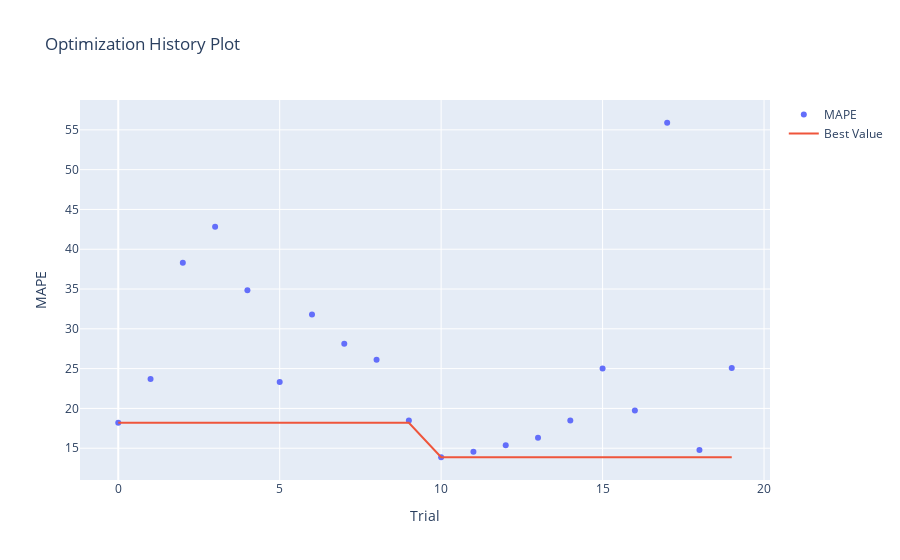

Write notebook code for a chart like this one.
### Markdown cell above
Построим график истории оптимизации - он отображает количество испытаний на оси Х и метрику на оси Y.

### Code cell
optuna.visualization.plot_optimization_history(study, target_name="MAPE")

### Figure 1 — Plotly figure (JSON) as saved in the notebook; plotly's stock layout.template omitted (floating-point values rounded to 4 significant figures)
{"data": [{"mode": "markers", "name": "MAPE", "type": "scatter", "x": [0, 1, 2, 3, 4, 5, 6, 7, 8, 9, 10, 11, 12, 13, 14, 15, 16, 17, 18, 19], "y": [18.2, 23.69, 38.3, 42.81, 34.86, 23.33, 31.81, 28.14, 26.1, 18.47, 13.86, 14.56, 15.37, 16.3, 18.47, 25.02, 19.74, 55.89, 14.77, 25.09]}, {"mode": "lines", "name": "Best Value", "type": "scatter", "x": [0, 1, 2, 3, 4, 5, 6, 7, 8, 9, 10, 11, 12, 13, 14, 15, 16, 17, 18, 19], "y": [18.2, 18.2, 18.2, 18.2, 18.2, 18.2, 18.2, 18.2, 18.2, 18.2, 13.86, 13.86, 13.86, 13.86, 13.86, 13.86, 13.86, 13.86, 13.86, 13.86]}, {"marker": {"color": "#cccccc"}, "mode": "markers", "name": "Infeasible Trial", "showlegend": false, "type": "scatter", "x": [], "y": []}], "layout": {"title": {"text": "Optimization History Plot"}, "xaxis": {"title": {"text": "Trial"}}, "yaxis": {"title": {"text": "MAPE"}}}}
